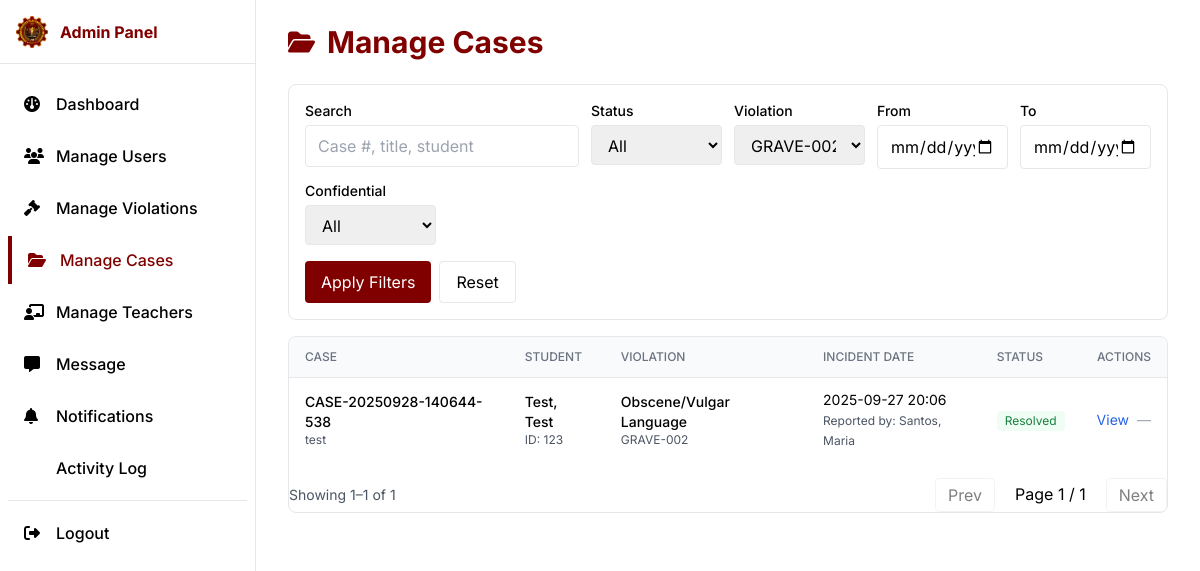
Screenshot of /pages/Admin/manage-cases.php?violation_type_id=19 with the database file from the repository.
### tables this page shows
CREATE TABLE `cases` (
  `id` bigint(20) UNSIGNED NOT NULL,
  `case_number` varchar(50) NOT NULL,
  `student_id` bigint(20) UNSIGNED NOT NULL,
  `reported_by_staff_id` bigint(20) UNSIGNED NOT NULL,
  `violation_type_id` int(10) UNSIGNED NOT NULL,
  `title` varchar(255) NOT NULL,
  `description` text DEFAULT NULL,
  `location` varchar(255) DEFAULT NULL,
  `incident_date` datetime NOT NULL,
  `status_id` tinyint(3) UNSIGNED NOT NULL DEFAULT 1,
  `resolution` text DEFAULT NULL,
  `resolution_date` datetime DEFAULT NULL,
  `is_confidential` tinyint(1) DEFAULT 0,
  `created_at` timestamp NOT NULL DEFAULT current_timestamp(),
  `updated_at` timestamp NULL DEFAULT NULL ON UPDATE current_timestamp()
);

CREATE TABLE `students` (
  `id` bigint(20) UNSIGNED NOT NULL,
  `student_number` varchar(20) NOT NULL,
  `user_id` bigint(20) UNSIGNED DEFAULT NULL,
  `first_name` varchar(100) NOT NULL,
  `middle_name` varchar(100) DEFAULT NULL,
  `last_name` varchar(100) NOT NULL,
  `suffix` varchar(20) DEFAULT NULL,
  `birthdate` date DEFAULT NULL,
  `address` text DEFAULT NULL,
  `class_id` bigint(20) UNSIGNED DEFAULT NULL,
  `created_at` timestamp NOT NULL DEFAULT current_timestamp(),
  `updated_at` timestamp NULL DEFAULT NULL ON UPDATE current_timestamp()
);

CREATE TABLE `violation_types` (
  `id` int(10) UNSIGNED NOT NULL,
  `category_id` tinyint(3) UNSIGNED NOT NULL,
  `code` varchar(30) NOT NULL,
  `name` varchar(150) NOT NULL,
  `description` text DEFAULT NULL,
  `points` int(11) DEFAULT 0,
  `created_at` timestamp NOT NULL DEFAULT current_timestamp()
);

CREATE TABLE `staff` (
  `id` bigint(20) UNSIGNED NOT NULL,
  `staff_number` varchar(30) DEFAULT NULL,
  `user_id` bigint(20) UNSIGNED DEFAULT NULL,
  `first_name` varchar(100) NOT NULL,
  `middle_name` varchar(100) DEFAULT NULL,
  `last_name` varchar(100) NOT NULL,
  `suffix` varchar(20) DEFAULT NULL,
  `department` varchar(100) DEFAULT NULL,
  `position` varchar(100) DEFAULT NULL,
  `created_at` timestamp NOT NULL DEFAULT current_timestamp(),
  `updated_at` timestamp NULL DEFAULT NULL ON UPDATE current_timestamp()
);

CREATE TABLE `case_status` (
  `id` tinyint(3) UNSIGNED NOT NULL,
  `name` varchar(50) NOT NULL,
  `description` varchar(255) DEFAULT NULL,
  `created_at` timestamp NOT NULL DEFAULT current_timestamp()
);

### pages/Admin/manage-cases.php (the view, shortened to what this page needs)
<?php
  require_once __DIR__ . '/../../database/database.php';
  $q = trim($_GET['q'] ?? '');
  $violation_type_id = isset($_GET['violation_type_id']) && $_GET['violation_type_id'] !== '' ? (int)$_GET['violation_type_id'] : null;
  $date_from = trim($_GET['date_from'] ?? '');
  $date_to = trim($_GET['date_to'] ?? '');
  $conf = isset($_GET['conf']) ? (int)$_GET['conf'] : -1;
  $page = max(1, (int)($_GET['page'] ?? 1));
  $pageSize = 10;
  $offset = ($page - 1) * $pageSize;
  $violationTypes = $pdo->query('SELECT id, CONCAT(code, " — ", name) AS label FROM violation_types ORDER BY code ASC')->fetchAll(PDO::FETCH_ASSOC);
  $where = [];
  $params = [];
  if ($violation_type_id !== null) { $where[] = 'c.violation_type_id = ?'; $params[] = $violation_type_id; }
  $whereSql = $where ? ('WHERE ' . implode(' AND ', $where)) : '';
  $countSql = "SELECT COUNT(*)
               FROM cases c
               JOIN students s ON s.id = c.student_id
               JOIN violation_types vt ON vt.id = c.violation_type_id
               JOIN case_status st ON st.id = c.status_id
               LEFT JOIN staff rf ON rf.id = c.reported_by_staff_id
               $whereSql";
  $stmt = $pdo->prepare($countSql);
  $stmt->execute($params);
  $total = (int)$stmt->fetchColumn();
  $totalPages = max(1, (int)ceil($total / $pageSize));
  $sql = "SELECT
            c.id, c.case_number, c.title, c.description, c.location, c.incident_date,
            c.status_id, c.resolution, c.resolution_date, c.is_confidential,
            s.first_name AS s_fn, s.last_name AS s_ln, s.student_number,
            vt.code AS v_code, vt.name AS v_name,
            st.name AS status_name,
            rf.first_name AS r_fn, rf.last_name AS r_ln
          FROM cases c
          JOIN students s ON s.id = c.student_id
          JOIN violation_types vt ON vt.id = c.violation_type_id
          JOIN case_status st ON st.id = c.status_id
          LEFT JOIN staff rf ON rf.id = c.reported_by_staff_id
          $whereSql
          ORDER BY c.created_at DESC
          LIMIT $pageSize OFFSET $offset";
  $stmt = $pdo->prepare($sql);
  $stmt->execute($params);
  $cases = $stmt->fetchAll(PDO::FETCH_ASSOC);
?>
<?php $pageTitle = 'Manage Cases - SDMS'; include_once __DIR__ . '/../../components/admin-head.php'; ?>
<div class="min-h-screen md:pl-64">
  <?php include_once __DIR__ . '/../../components/admin-sidebar.php'; ?>
  <main class="px-4 md:px-8 py-6">
    <div class="max-w-7xl mx-auto">
      <div class="flex items-center gap-3 mb-6">
        <i class="fa-solid fa-folder-open text-primary text-2xl"></i>
        <h1 class="text-2xl md:text-3xl font-bold text-primary">Manage Cases</h1>
      </div>
      <form method="get" class="bg-white border border-gray-200 rounded-lg p-4 mb-4">
        <div class="grid grid-cols-1 md:grid-cols-6 gap-3">
          <div class="md:col-span-2">
            <label class="block text-sm font-medium mb-1">Search</label>
            <input type="text" name="q" value="<?php echo htmlspecialchars($q); ?>" placeholder="Case #, title, student" class="w-full border rounded px-3 py-2" />
          </div>
          <div>
            <label class="block text-sm font-medium mb-1">Status</label>
            <select name="status_id" class="w-full border rounded px-3 py-2">
              <option value="">All</option>
            </select>
          </div>
          <div class>
            <label class="block text-sm font-medium mb-1">Violation</label>
            <select name="violation_type_id" class="w-full border rounded px-3 py-2">
              <?php foreach ($violationTypes as $vt): $vid=(int)$vt['id']; ?>
                <option value="<?php echo $vid; ?>" <?php echo $violation_type_id===$vid?'selected':''; ?>><?php echo htmlspecialchars($vt['label']); ?></option>
              <?php endforeach; ?>
            </select>
          </div>
          <div>
            <label class="block text-sm font-medium mb-1">From</label>
            <input type="date" name="date_from" value="<?php echo htmlspecialchars($date_from); ?>" class="w-full border rounded px-3 py-2" />
          </div>
          <div>
            <label class="block text-sm font-medium mb-1">To</label>
            <input type="date" name="date_to" value="<?php echo htmlspecialchars($date_to); ?>" class="w-full border rounded px-3 py-2" />
          </div>
          <div>
            <label class="block text-sm font-medium mb-1">Confidential</label>
            <select name="conf" class="w-full border rounded px-3 py-2">
              <option value="-1" <?php echo $conf===-1?'selected':''; ?>>All</option>
            </select>
          </div>
        </div>
        <div class="mt-4 flex gap-2">
          <button class="px-4 py-2 bg-primary text-white rounded">Apply Filters</button>
          <a href="manage-cases.php" class="px-4 py-2 border rounded">Reset</a>
        </div>
      </form>
      <div class="bg-white border border-gray-200 rounded-lg overflow-hidden">
        <div class="overflow-x-auto">
        <table class="min-w-full divide-y divide-gray-200">
          <thead class="bg-gray-50">
            <tr>
              <th class="px-4 py-3 text-left text-xs font-medium text-gray-500 uppercase">Case</th>
              <th class="px-4 py-3 text-left text-xs font-medium text-gray-500 uppercase">Student</th>
              <th class="px-4 py-3 text-left text-xs font-medium text-gray-500 uppercase">Violation</th>
              <th class="px-4 py-3 text-left text-xs font-medium text-gray-500 uppercase">Incident Date</th>
              <th class="px-4 py-3 text-left text-xs font-medium text-gray-500 uppercase">Status</th>
              <th class="px-4 py-3 text-right text-xs font-medium text-gray-500 uppercase">Actions</th>
            </tr>
          </thead>
          <tbody class="divide-y divide-gray-200">
            <?php if (!$cases): ?>
              <tr><td colspan="6" class="px-4 py-6 text-center text-gray-500">No cases found.</td></tr>
            <?php else: ?>
              <?php foreach ($cases as $c): $isResolved = ((int)$c['status_id'] === 4); ?>
              <tr class="hover:bg-gray-50">
                <td class="px-4 py-3 text-sm">
                  <div class="font-medium text-dark flex items-center gap-2">
                    <span><?php echo htmlspecialchars($c['case_number']); ?></span>
                  </div>
                  <div class="text-xs text-gray-600"><?php echo htmlspecialchars($c['title']); ?></div>
                </td>
                <td class="px-4 py-3 text-sm">
                  <div class="text-dark font-medium"><?php echo htmlspecialchars($c['s_ln'] . ', ' . $c['s_fn']); ?></div>
                  <div class="text-xs text-gray-600">ID: <?php echo htmlspecialchars($c['student_number']); ?></div>
                </td>
                <td class="px-4 py-3 text-sm">
                  <div class="text-dark font-medium"><?php echo htmlspecialchars($c['v_name']); ?></div>
                  <div class="text-xs text-gray-600"><?php echo htmlspecialchars($c['v_code']); ?></div>
                </td>
                <td class="px-4 py-3 text-sm">
                  <?php echo htmlspecialchars(date('Y-m-d H:i', strtotime($c['incident_date']))); ?><br>
                  <span class="text-xs text-gray-600">Reported by: <?php echo htmlspecialchars(trim(($c['r_ln'] ?? '') . ', ' . ($c['r_fn'] ?? '')) ?: '—'); ?></span>
                </td>
                <td class="px-4 py-3 text-sm">
                  <span class="inline-flex items-center px-2 py-0.5 rounded text-xs <?php echo $isResolved ? 'bg-green-50 text-green-700' : 'bg-amber-50 text-amber-700'; ?>">
                    <?php echo htmlspecialchars($c['status_name']); ?>
                  </span>
                </td>
                <td class="px-4 py-3 text-sm text-right">
                  <div class="inline-flex gap-2">
                    <button class="text-blue-600 hover:underline" onclick='openCaseDetails(<?php echo json_encode([
                      'id' => (int)$c['id'],
                      'case_number' => $c['case_number'],
                      'title' => $c['title'],
                      'student' => $c['s_ln'] . ', ' . $c['s_fn'],
                      'student_number' => $c['student_number'],
                      'violation' => $c['v_name'] . ' (' . $c['v_code'] . ')',
                      'incident_date' => date('Y-m-d H:i', strtotime($c['incident_date'])),
                      'location' => $c['location'],
                      'description' => $c['description'],
                      'status' => $c['status_name'],
                      'is_confidential' => (bool)$c['is_confidential'],
                      'reported_by' => trim(($c['r_ln'] ?? '') . ', ' . ($c['r_fn'] ?? '')) ?: '—',
                      'resolution' => $c['resolution'],
                      'resolution_date' => $c['resolution_date'] ? date('Y-m-d H:i', strtotime($c['resolution_date'])) : null
                    ], JSON_HEX_TAG|JSON_HEX_APOS|JSON_HEX_AMP|JSON_HEX_QUOT); ?>)'>View</button>
                    <?php if (!$isResolved): ?>
                      <button class="text-green-700 hover:underline" onclick='openResolveModal(<?php echo json_encode([
                        'id' => (int)$c['id'],
                        'case_number' => $c['case_number'],
                        'title' => $c['title']
                      ], JSON_HEX_TAG|JSON_HEX_APOS|JSON_HEX_AMP|JSON_HEX_QUOT); ?>)'>Resolve</button>
                    <?php else: ?>
                      <span class="text-gray-400">—</span>
                    <?php endif; ?>
                  </div>
                </td>
              </tr>
              <?php endforeach; ?>
            <?php endif; ?>
          </tbody>
        </table>
      </div>
      <div class="mt-4 flex items-center justify-between">
        <div class="text-sm text-gray-600">Showing
          <?php
            $from = $total ? ($offset + 1) : 0;
            $to = min($offset + $pageSize, $total);
            echo $from . '–' . $to . ' of ' . $total;
          ?>
        </div>
        <div class="flex gap-2">
          <?php
            $baseParams = $_GET; unset($baseParams['page']);
            $baseUrl = basename($_SERVER['PHP_SELF']) . '?' . http_build_query($baseParams);
          ?>
          <a class="px-3 py-1 border rounded <?php echo $page<=1?'pointer-events-none opacity-50':''; ?>" href="<?php echo $baseUrl . ($page>1 ? ('&page=' . ($page-1)) : ''); ?>">Prev</a>
          <span class="px-3 py-1">Page <?php echo $page; ?> / <?php echo $totalPages; ?></span>
          <a class="px-3 py-1 border rounded <?php echo $page>=$totalPages?'pointer-events-none opacity-50':''; ?>" href="<?php echo $baseUrl . ($page<$totalPages ? ('&page=' . ($page+1)) : ''); ?>">Next</a>
        </div>
      </div>
    </div>
  </main>
</div>
<?php include_once __DIR__ . '/../../components/admin-footer.php'; ?>

### css/brand-fallback.css (style rules this page uses)
:root { --brand-primary: #800000; --brand-secondary: #a52a2a; }
.text-primary { color: var(--brand-primary) !important; }
.bg-primary { background-color: var(--brand-primary) !important; }

### components/admin-head.php (style rules this page uses)
body { font-family: 'Inter', ui-sans-serif, system-ui, -apple-system, Segoe UI, Roboto, Helvetica, Arial, "Apple Color Emoji", "Segoe UI Emoji"; }

### rows the page displays
cases: case_number "CASE-20250928-140644-538", title "test", student.first_name "Test, Test", student.student_number "123", violation_type.name "Obscene/Vulgar Language", violation_type.code "GRAVE-002", incident_date "2025-09-27 20:06", reported_by_staff.first_name "Santos, Maria", status.name "Resolved"

### other values shown
$from "1"
$to "1"
$total "1"
$page "1"
$totalPages "1"
form field violation_type_id "GRAVE-002 — Obscene/Vulgar Language"
